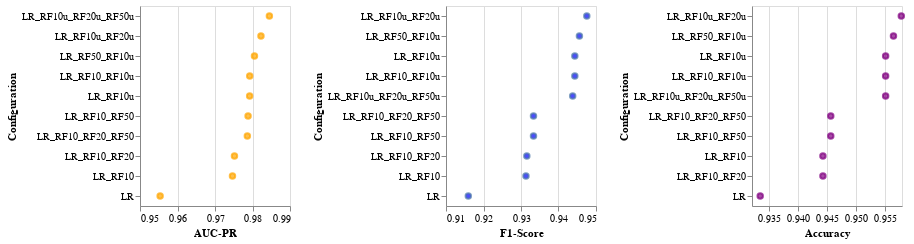

Here is the notebook cell this chart was saved with:
### Code cell
import altair as alt

f1_chart = alt.Chart(df).mark_point(fill="blue").encode(
    y=alt.Y('Configuration', sort="-x"),
    x=alt.X('F1-Score').scale(zero=False)
).properties(width=150)

aucpr_chart = alt.Chart(df).mark_point(fill="orange", stroke="orange").encode(
    y=alt.Y('Configuration', sort="-x"),
    x=alt.X('AUC-PR').scale(zero=False)
).properties(width=150)

accuracy_chart = alt.Chart(df).mark_point(fill="purple", stroke="purple").encode(
    y=alt.Y('Configuration', sort="-x"),
    x=alt.X('Accuracy').scale(zero=False)
).properties(width=150)
aucpr_chart | f1_chart | accuracy_chart

### Figure 1 — Vega-Lite specification as saved in the notebook (floating-point values rounded to 4 significant figures)
{"config": {"view": {"continuousWidth": 300, "continuousHeight": 300}}, "hconcat": [{"mark": {"type": "point", "fill": "orange", "stroke": "orange"}, "encoding": {"x": {"field": "AUC-PR", "scale": {"zero": false}, "type": "quantitative"}, "y": {"field": "Configuration", "sort": "-x", "type": "nominal"}}, "width": 150}, {"mark": {"type": "point", "fill": "blue"}, "encoding": {"x": {"field": "F1-Score", "scale": {"zero": false}, "type": "quantitative"}, "y": {"field": "Configuration", "sort": "-x", "type": "nominal"}}, "width": 150}, {"mark": {"type": "point", "fill": "purple", "stroke": "purple"}, "encoding": {"x": {"field": "Accuracy", "scale": {"zero": false}, "type": "quantitative"}, "y": {"field": "Configuration", "sort": "-x", "type": "nominal"}}, "width": 150}], "data": {"name": "data-1267f0f2286563719096d484f7abd72f"}, "$schema": "https://vega.github.io/schema/vega-lite/v5.8.0.json", "datasets": {"data-1267f0f2286563719096d484f7abd72f": [{"F1-Score": 0.916, "AUC-PR": 0.9554, "Accuracy": 0.9334, "Configuration": "LR"}, {"F1-Score": 0.9313, "AUC-PR": 0.9747, "Accuracy": 0.9443, "Configuration": "LR_RF10"}, {"F1-Score": 0.9316, "AUC-PR": 0.9752, "Accuracy": 0.9443, "Configuration": "LR_RF10_RF20"}, {"F1-Score": 0.9333, "AUC-PR": 0.9786, "Accuracy": 0.9457, "Configuration": "LR_RF10_RF20_RF50"}, {"F1-Score": 0.9333, "AUC-PR": 0.9788, "Accuracy": 0.9457, "Configuration": "LR_RF10_RF50"}, {"F1-Score": 0.9444, "AUC-PR": 0.9792, "Accuracy": 0.9552, "Configuration": "LR_RF10u"}, {"F1-Score": 0.9444, "AUC-PR": 0.9793, "Accuracy": 0.9552, "Configuration": "LR_RF10_RF10u"}, {"F1-Score": 0.9456, "AUC-PR": 0.9805, "Accuracy": 0.9565, "Configuration": "LR_RF50_RF10u"}, {"F1-Score": 0.9475, "AUC-PR": 0.9823, "Accuracy": 0.9579, "Configuration": "LR_RF10u_RF20u"}, {"F1-Score": 0.9438, "AUC-PR": 0.9845, "Accuracy": 0.9552, "Configuration": "LR_RF10u_RF20u_RF50u"}]}}
